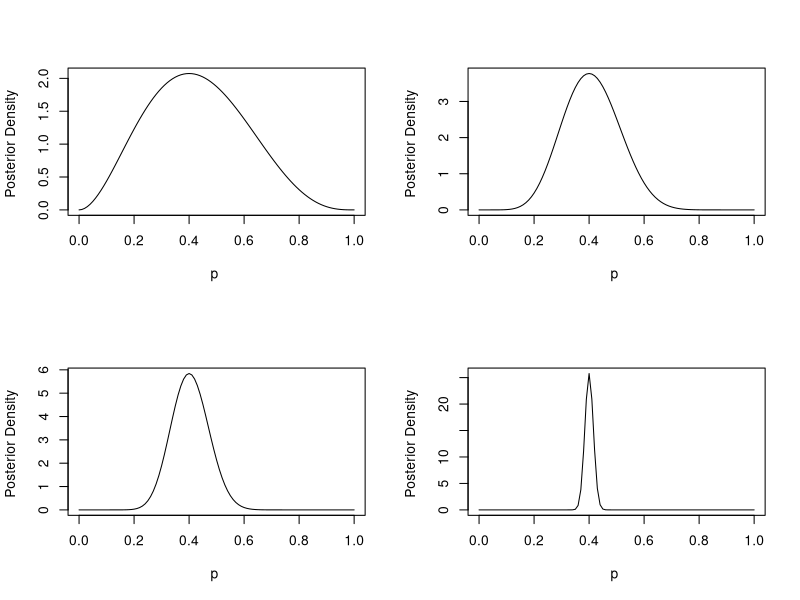
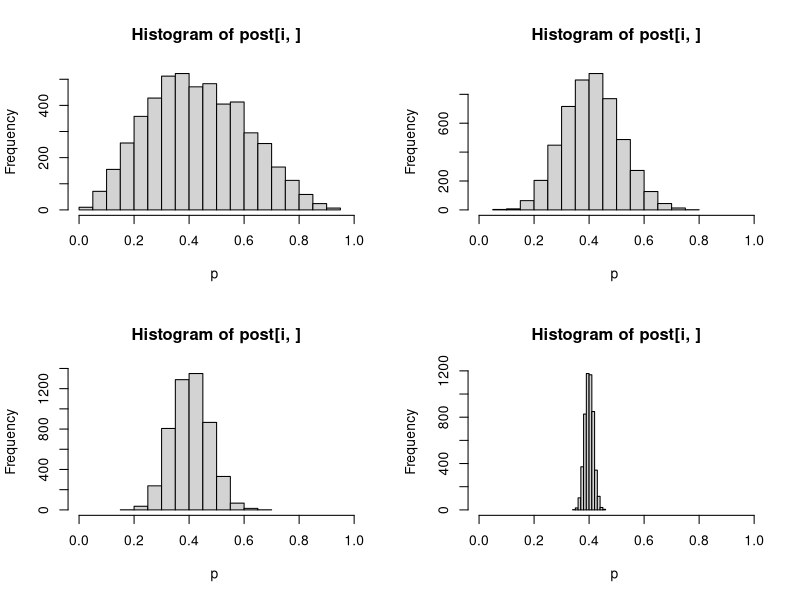
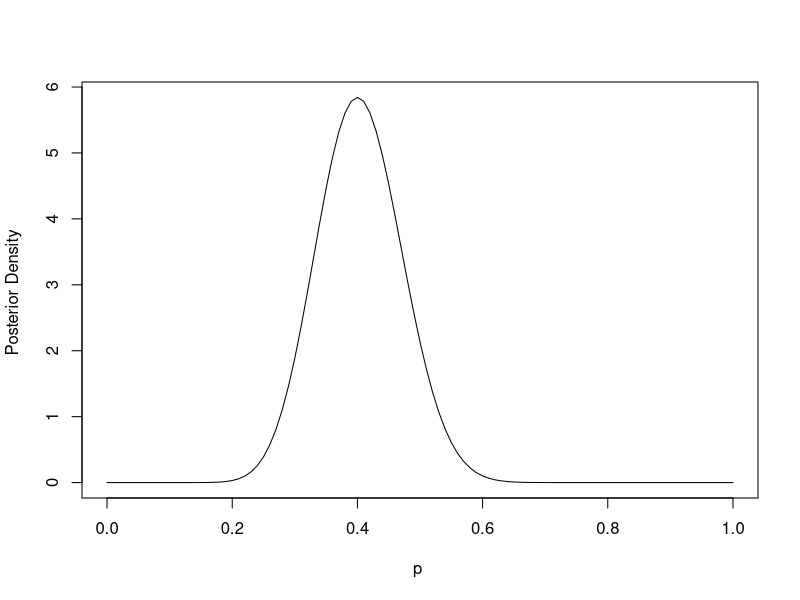
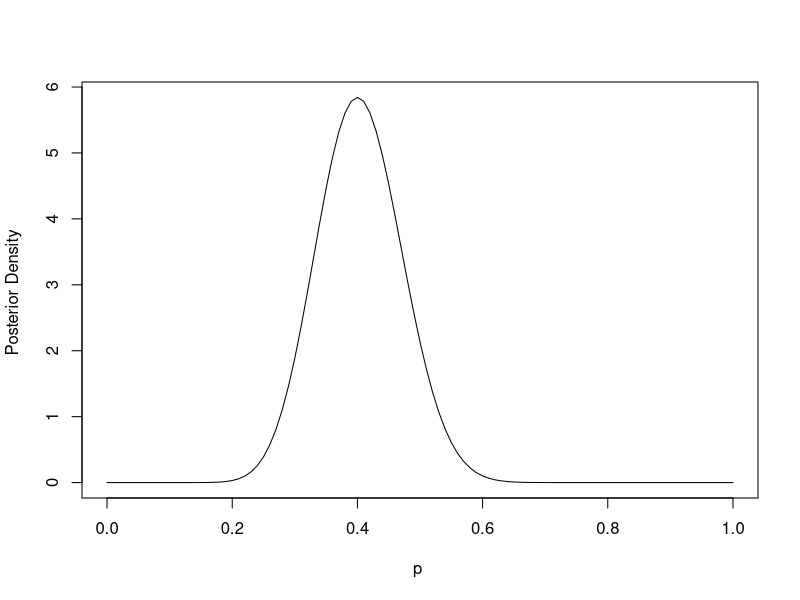
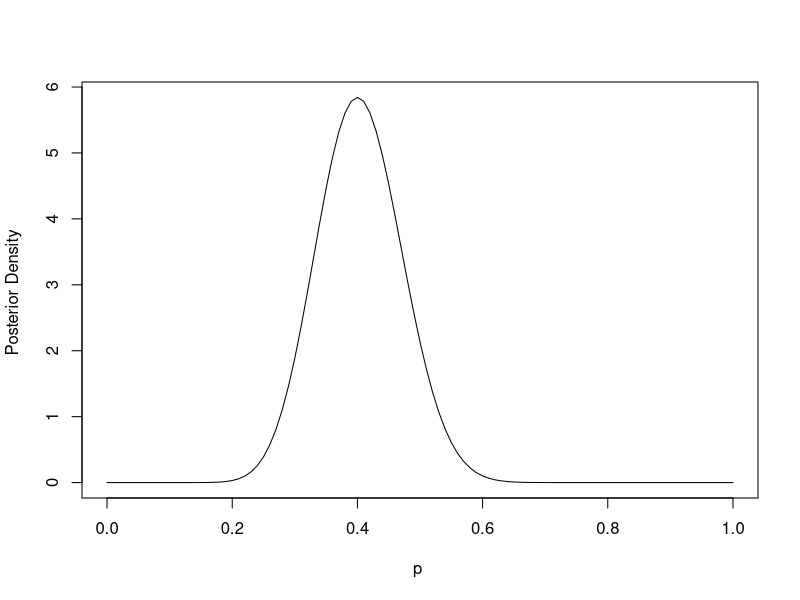

R code for these plots, in order:
## R program to compute the posterior distribution of the transmission probability
## Beta prior distribution for the binomial likelihood
## Author: Betz Halloran
## Last updated June 28, 2015

#Generate a sequence from 0 to 1 in increments of .01
x=seq(0,1,.01)

x

#Check the length of the vector x

length(x)

#Number of trials (number exposed)
n=c(5,20,50,1000)

n

#Number of successes (infections)
y=c(2,8,20,400)

y

# Check the means of the four trials
y/n

#Set up noninformative Beta prior information
my.alpha=1
my.beta=1
#Set up a matrix to hold results 
posta=matrix(0,nrow=4, ncol= length(x))

posta

# plot the posterior densities using different amounts of data
#open pdf (or ps)  file graphics device

#pdf(file="/Users/betz/Documents/TexWork/MCMC/betz/Bayesintro/betaunif1.pdf", height=6.5, width=8.9)
#set up to have 4 plots in one figure 2 by 2
par(mfrow=c(2,2))
# loop through 4 graphs
for (i in 1:4){
posta[i,] =dbeta(x,my.alpha+y[i],my.beta+n[i]-y[i])
plot(x,posta[i,], type="l", ylab="Posterior Density ", xlab="p ")
}
# close graphics device if using pdf (or ps)
#dev.off()

# return to 1  plot if need be 
par(mfrow=c(1,1))

#Posterior summaries  using closed form distribution

#prior mean
priormean=my.alpha/(my.alpha+my.beta)
priormean

# posterior mean 

postmean= (my.alpha+y)/(my.alpha+my.beta+n)
postmean

#posterior median
# use qbeta to get the values at the given quantiles
postmedian=qbeta(0.5, my.alpha+y, my.beta+n-y)
postmedian

#median, 95%  equitailed posterior or credible interval 
# use qbeta to get the values at the given quantiles
# set up matrix
post95int=matrix(0,4,3)
for (i in 1:4){
 post95int[i,] = qbeta(c(0.5, 0.025,0.975), my.alpha+y[i], my.beta+n[i]-y[i])
}
post95int

round(post95int,3)

# Drawing random samples from the posterior distributions to imitate results 
# of an MCMC output

#Set the number of samples
nsamp=5000
#Set up matrix
post=matrix(0,4,nsamp)

##pdf(file="/Users/betz/Documents/TexWork/MCMC/betz/Bayesintro/betaunif1r.pdf", height=6.5, width=8.9)

par(mfrow=c(2,2))
for (i in 1:4){
post[i,]=rbeta(nsamp,my.alpha+y[i],my.beta+n[i]-y[i])
hist(post[i,], xlim=c(0,1), xlab = "p ", ylab = "Frequency")
}

#dev.off()
par(mfrow=c(1,1))

#Posterior summaries using random samples

# posterior mean

postmeanr= apply(post,1,mean)
postmeanr

#Compare with analytic posterior mean 

postmean

# Get summary of simulated posterior distributions
# Row by row

summary(post[1,])
summary(post[2,])
summary(post[3,])
summary(post[4,])

# Get all summaries of all four rows at the same time

apply(post, 1, summary)


## Now use informative conjugate priors

alpha1=c(1,2,50,3,12,60,4,16)
beta1=c(1,2,50,2,8,40,1,4)

priorsum=alpha1+beta1
priormean=alpha1/(alpha1+beta1)
priorsum
priormean

n1=50
y1=20

post95int2=matrix(0,length(alpha1),3)
for (i in 1:length(alpha1)){
 post95int2[i,] = qbeta(c(0.5,0.025,0.975), alpha1[i]+y1, beta1[i]+n1-y1)
}
round(post95int2,3)

par(mfrow=c(1,1))


## Here is a simple function to compute the posterior distribution 
## of the transmission probability. It plots the posterior 
## distribution and returns the posterior median and
## 95% equitailed credible interval
## n = number of observations (exposed),
## y = number of successes (infections)
## alpha, beta, parameters of the prior Beta distribution

mybeta=function(n,y,alpha,beta){
          x=seq(0,1,.01)
          postbeta =dbeta(x,alpha+y,beta+n-y)
          plot(x,postbeta, type="l", ylab="Posterior Density ", xlab="p ")
          mybeta=qbeta(c(0.5, 0.025,0.975), alpha+y, beta+n-y)
}

test1=mybeta(50,20,1,1)
test1

### Alternatively, you can return the values at the end.

mybeta2=function(n,y,alpha,beta){
          x=seq(0,1,.01)
          postbeta=dbeta(x,alpha+y,beta+n-y)
          plot(x,postbeta, type="l", ylab="Posterior Density ", xlab="p ")
          return(qbeta(c(0.5, 0.025,0.975), alpha+y, beta+n-y))
}

test2=mybeta2(50,20,1,1)
test2

### Alternatively, you can return a list at the end.

mybeta3=function(n,y,alpha,beta){
          x=seq(0,1,.01)
          postbeta=dbeta(x,alpha+y,beta+n-y)
          plot(x,postbeta, type="l", ylab="Posterior Density ", xlab="p ")
          mybeta=list(answer=qbeta(c(0.5, 0.025,0.975), alpha+y, beta+n-y))
}

test3=mybeta3(50,20,1,1)
test3
test3$answer